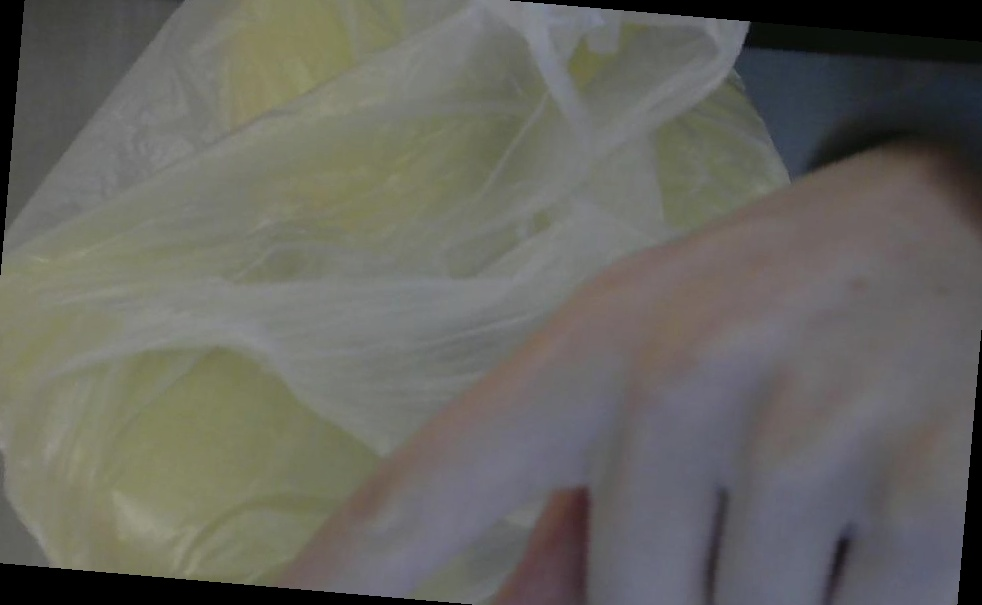
#> input picture api_test_data/base/2141159/aug_079eb563.jpg, 982 x 605 px; its folder holds only this picture in this run
$ python -i augmentation.py   (imports and definitions only)
#> lines starting #> are read from the running program, lines starting #| are printed output that depends on the picture
#> further down, picture is the input picture: PIL image 982x605 RGB; mean R, G, B 102.8, 102, 96.3
import os
import random
from pathlib import Path
from PIL import Image, ImageEnhance, ImageFilter
import uuid

# Поддерживаемые расширения
IMAGE_EXTENSIONS = {".jpg", ".jpeg", ".png", ".bmp"}


def apply_simple_augmentation(img):
    """Применяет легкую аугментацию"""
    # Случайный поворот
    if random.random() > 0.5:
        angle = random.choice([-15, -10, -5, 5, 10, 15])
        img = img.rotate(angle)
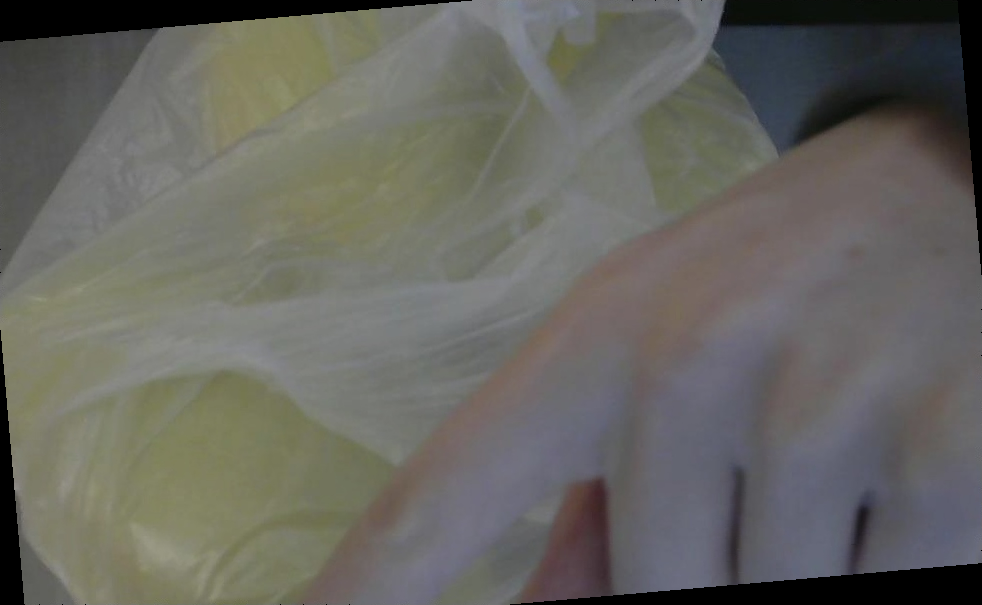
#> img: PIL image 982x605 RGB; mean R, G, B 102.8, 102, 96.3

    # Случайное отражение
    if random.random() > 0.5:
        img = img.transpose(Image.FLIP_LEFT_RIGHT)

    # Легкое затемнение
    if random.random() > 0.7:
        factor = random.uniform(0.8, 0.95)
        enhancer = ImageEnhance.Brightness(img)
        img = enhancer.enhance(factor)

    # Легкий шум
    if random.random() > 0.8:
        img = img.filter(ImageFilter.GaussianBlur(radius=0.7))

    return img


def augment_class_images(class_folder, target_count=400):
    """Аугментирует изображения в классе до target_count"""
    # Считаем текущие изображения
    images = [f for f in class_folder.iterdir() if f.suffix.lower() in IMAGE_EXTENSIONS]
    current_count = len(images)

    if current_count >= target_count:
        print(f"✓ {class_folder.name}: {current_count} (достаточно)")
        return

    needed = target_count - current_count
    print(f"→ {class_folder.name}: {current_count} → {target_count}")

    # Загружаем оригинальные изображения
    original_imgs = []
    for img_path in images:
        img = Image.open(img_path).convert("RGB")
        original_imgs.append(img)

    # Создаем аугментированные
    for i in range(needed):
        original_img = random.choice(original_imgs)
        augmented_img = apply_simple_augmentation(original_img)

        new_name = f"aug_{uuid.uuid4().hex[:8]}.jpg"
        save_path = class_folder / new_name
        augmented_img.save(save_path, quality=95)

    print(f"✓ Добавлено {needed} изображений")


# Основная функция
def balance_dataset(data_folder, target_count=400):
    """Балансирует датасет"""
    data_path = Path(data_folder)

    for class_folder in data_path.iterdir():
        if class_folder.is_dir():
            augment_class_images(class_folder, target_count)


# Запуск
# [2 lines not run here, left out]

>>> from PIL import Image
>>> picture = Image.open('api_test_data/base/2141159/aug_079eb563.jpg')
>>> result = apply_simple_augmentation(picture)

$ run again, on api_test_data/base/2141159/aug_1662eb34.jpg
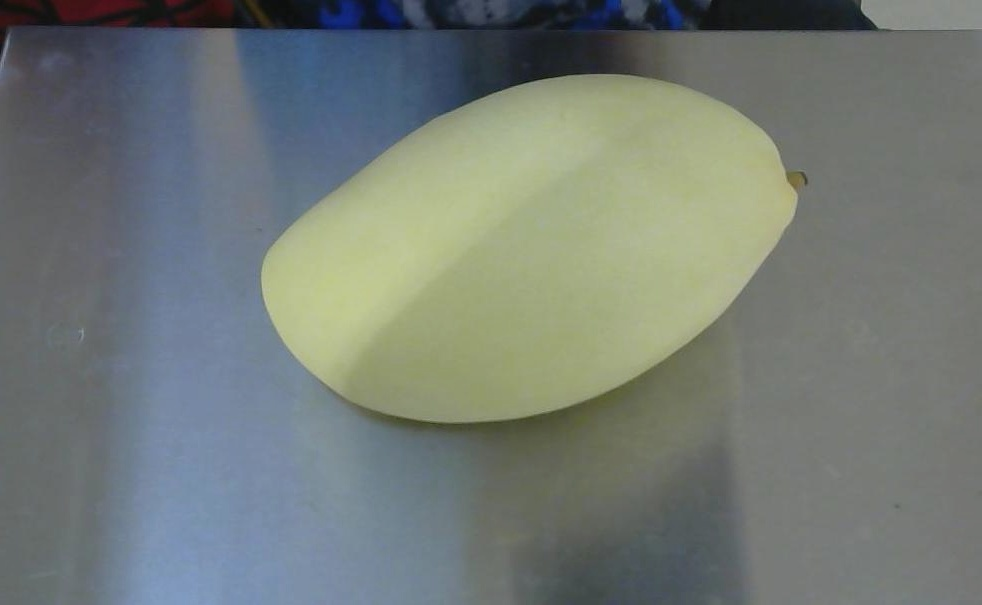
#> input picture api_test_data/base/2141159/aug_1662eb34.jpg, 982 x 605 px
#> picture is the input picture: PIL image 982x605 RGB; mean R, G, B 115.1, 122.6, 117.8
#> in apply_simple_augmentation, `img = img.rotate(angle)`:
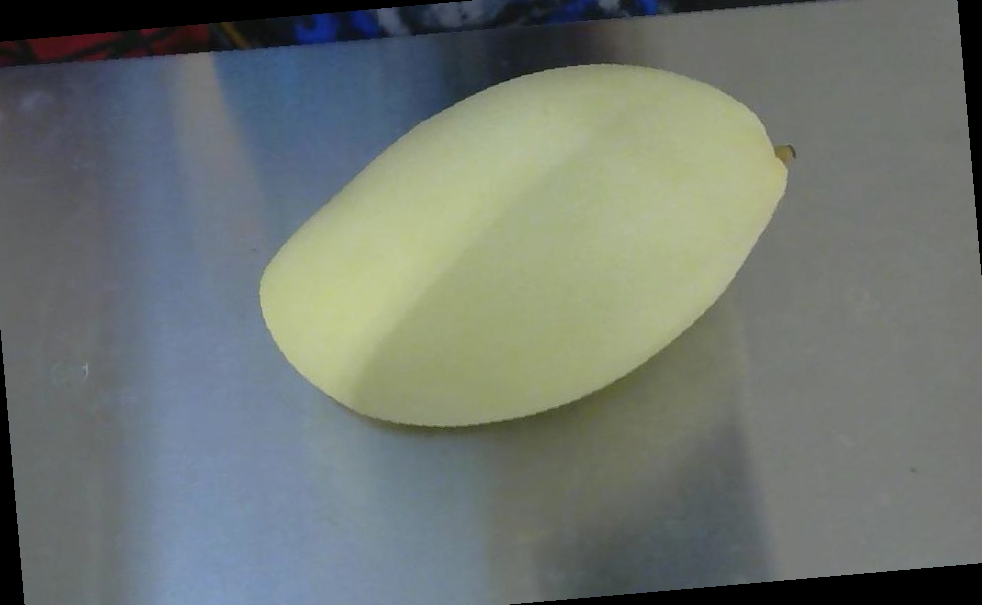
#> img: PIL image 982x605 RGB; mean R, G, B 110.9, 118, 112.8
#> in apply_simple_augmentation, `img = enhancer.enhance(factor)`:
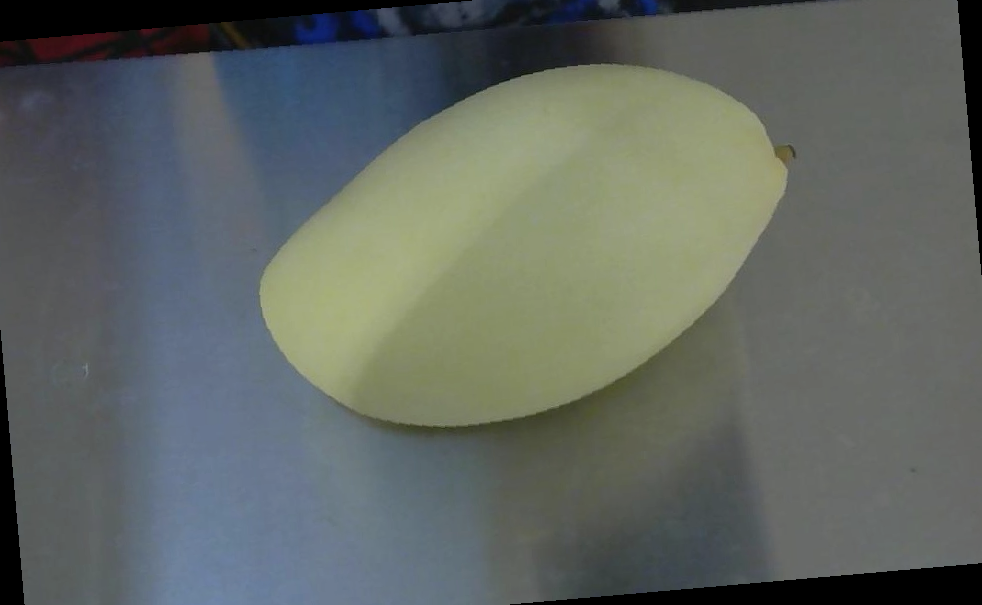
#> img: PIL image 982x605 RGB; mean R, G, B 96.3, 102.5, 98

$ run again, on api_test_data/base/2141159/aug_089024ee.jpg
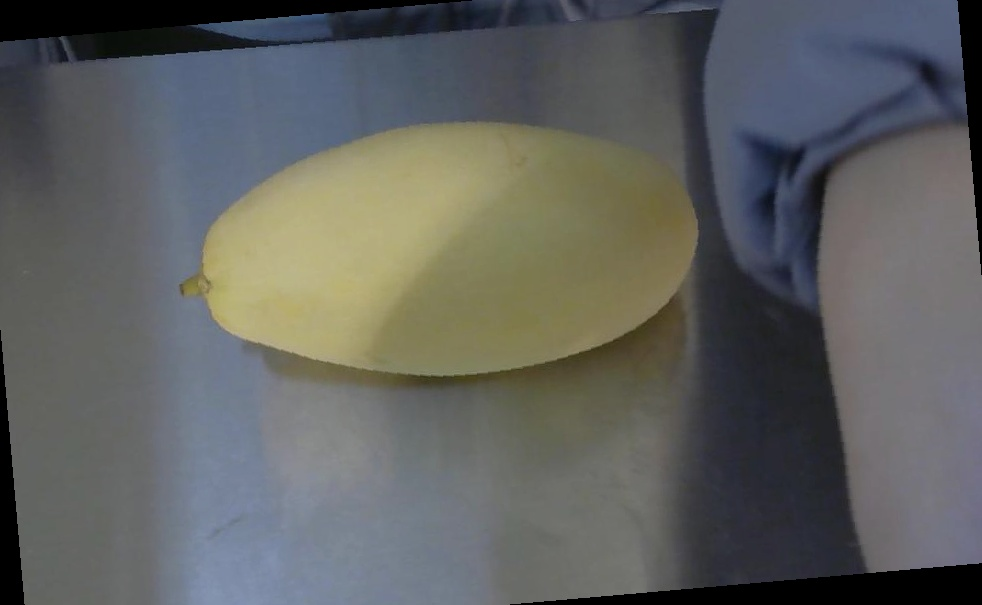
#> input picture api_test_data/base/2141159/aug_089024ee.jpg, 982 x 605 px
#> picture is the input picture: PIL image 982x605 RGB; mean R, G, B 95.2, 96.9, 95.2
#> in apply_simple_augmentation, `img = img.rotate(angle)`:
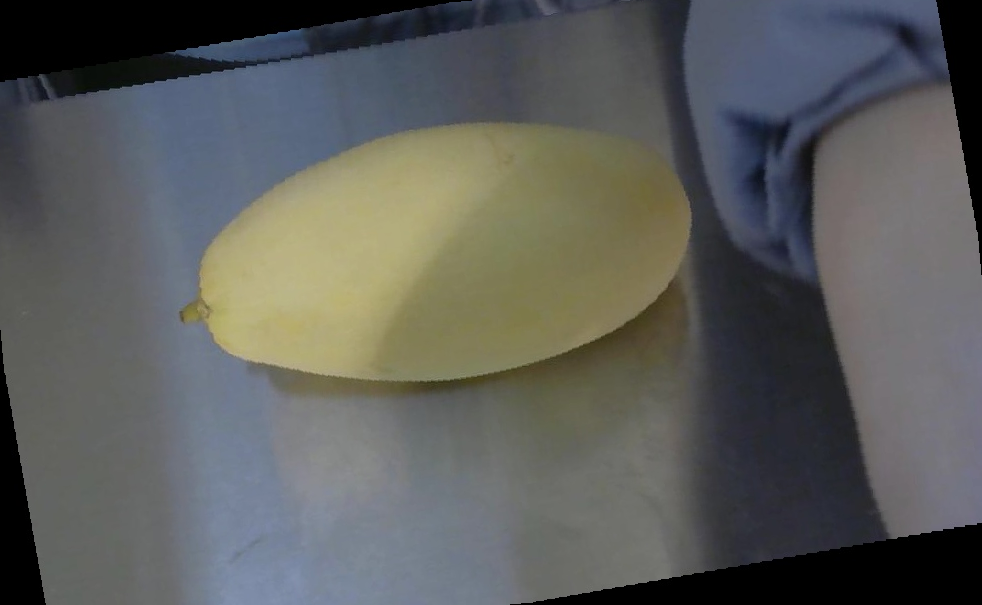
#> img: PIL image 982x605 RGB; mean R, G, B 91.6, 93, 90.8
#> in apply_simple_augmentation, `img = enhancer.enhance(factor)`:
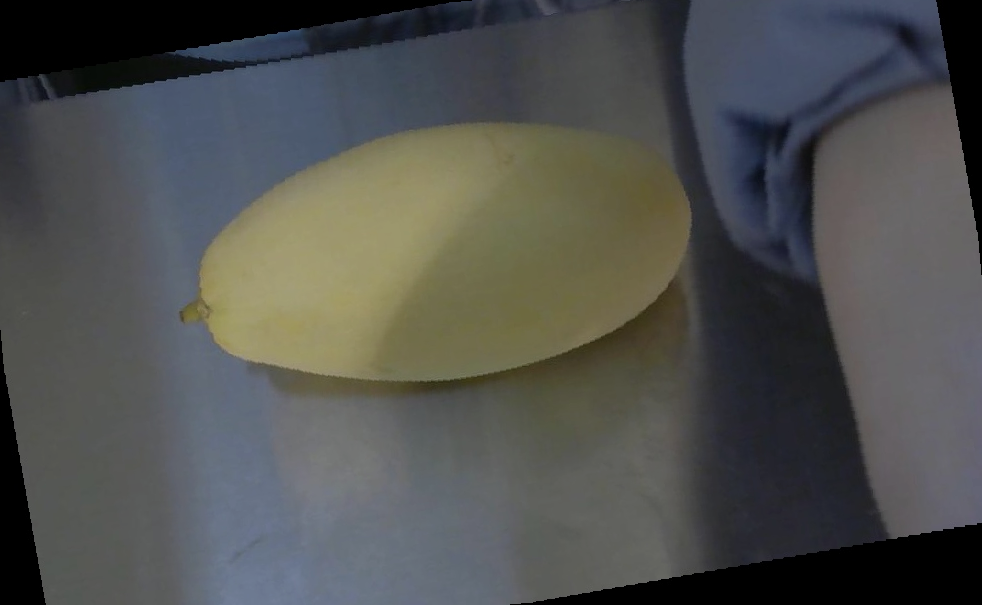
#> img: PIL image 982x605 RGB; mean R, G, B 79.5, 80.7, 78.8

$ run again, on api_test_data/base/2141159/aug_3183d4d4.jpg
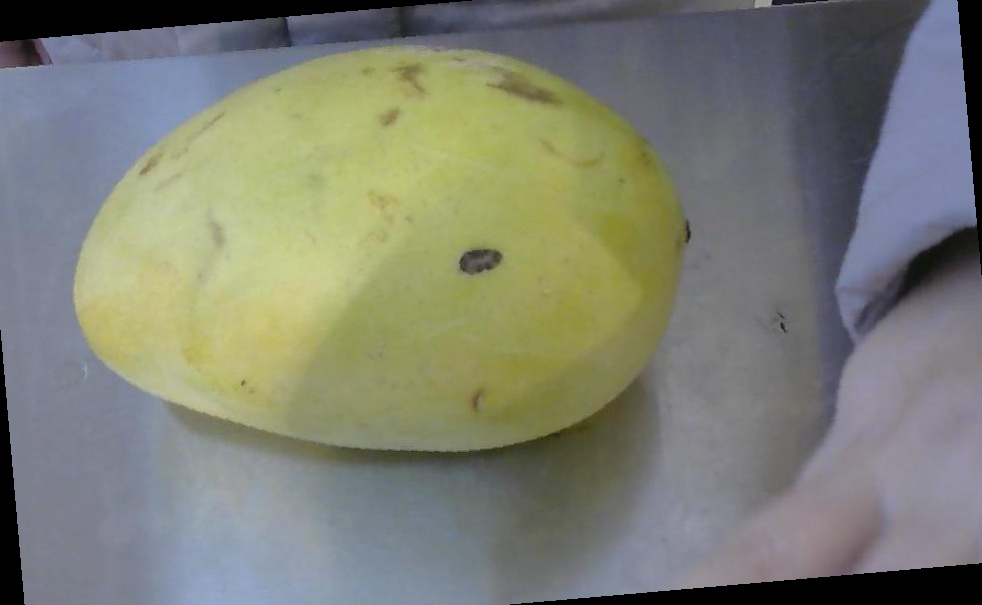
#> input picture api_test_data/base/2141159/aug_3183d4d4.jpg, 982 x 605 px
#> picture is the input picture: PIL image 982x605 RGB; mean R, G, B 125.4, 128, 115.7
#> in apply_simple_augmentation, `img = img.rotate(angle)`:
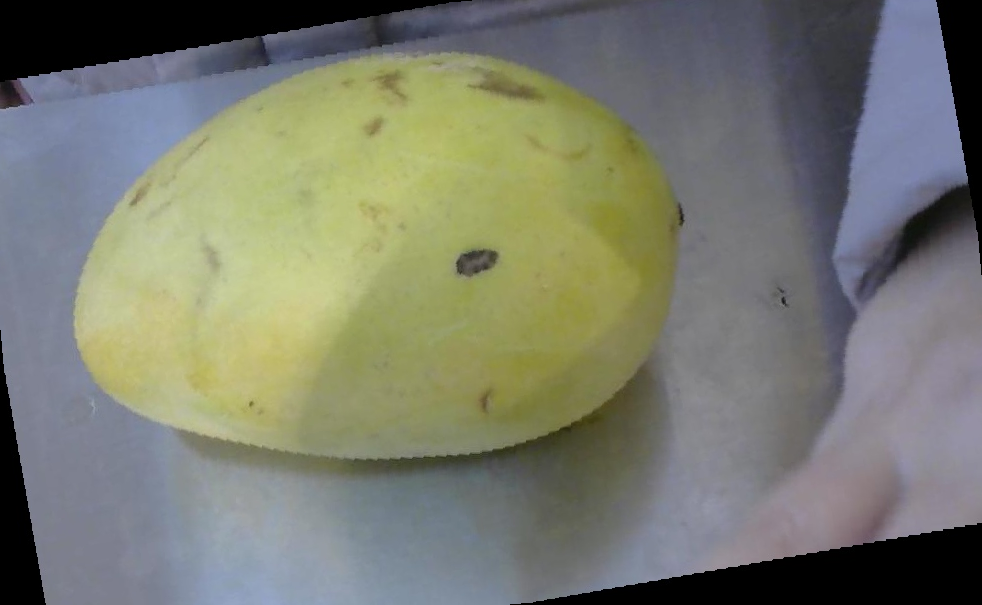
#> img: PIL image 982x605 RGB; mean R, G, B 121, 123.5, 110.6
#> in apply_simple_augmentation, `img = enhancer.enhance(factor)`:
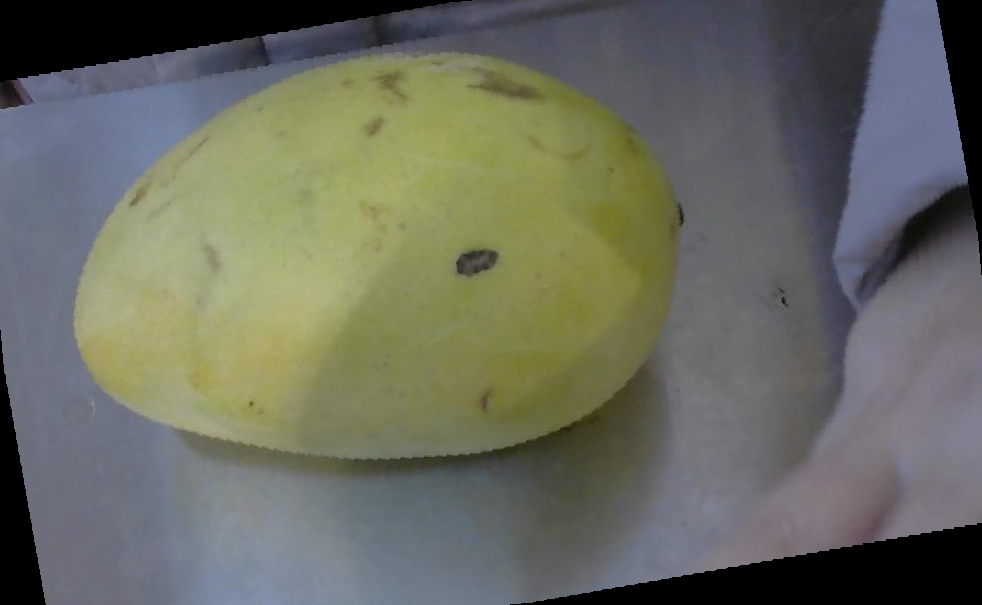
#> img: PIL image 982x605 RGB; mean R, G, B 105.2, 107.3, 96.1
